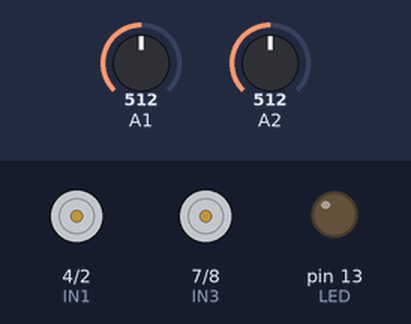
Bench run of a sketch on a simulated Arduino Uno, built with avr-gcc and run on an emulated ATmega328P. Parts: motor-driver pin pairs drawn as motors (green arrow = first pin HIGH = forward, orange = second pin HIGH = backward, longer = more drive, scaled by the enable pin), output pins drawn as LEDs (lit = HIGH). The inputs (shaded band) are chosen by the test bench; at power-on: A2 = 512, A1 = 512.

Above: at 1.2 s.
1.3 s: A2 set to 560
At 1.9 s:
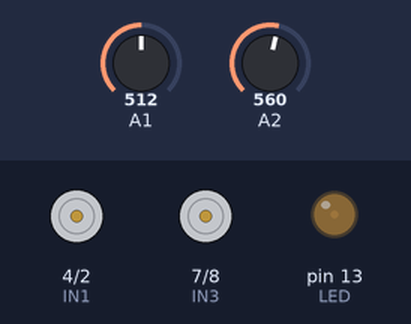
2.8 s: A1 set to 659
4.3 s: A1 set to 682
At 5.1 s:
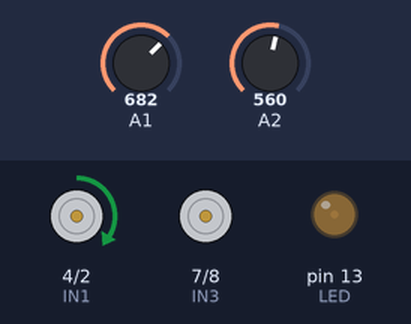
5.8 s: A2 set to 538
At 7.0 s:
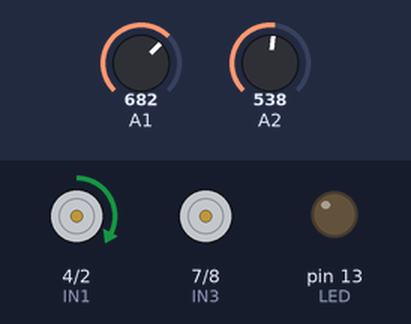
7.3 s: A2 set to 460
At 7.6 s:
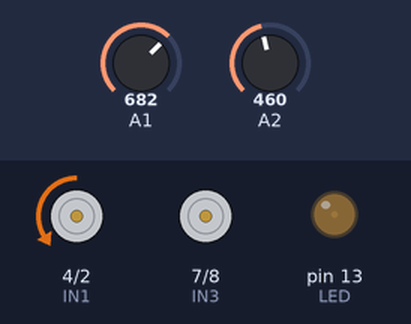
8.8 s: A1 set to 540
At 9.7 s:
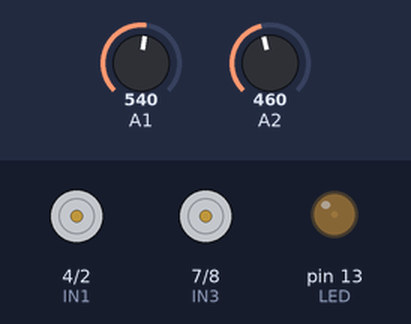
Timing chart, 0 to 11.3 s (numbered marks = the images above; inputs shaded):
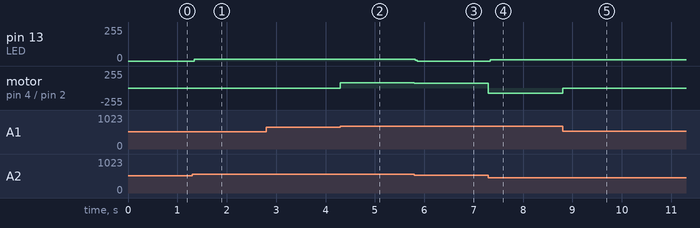

The sketch:

motor_test2.ino
```cpp
#define IN1 4  // PD4
#define IN2 2  // PD2
#define ENA 3  // PD3
#define IN3 7  // PD7
#define IN4 8  // PD8
#define ENB 6  // PD6
#define LED 13 // Built-in LED

int motorSpeedA = 0;
int motorSpeedB = 0;

// initializing pins
void setup() {
  // motor pins
  pinMode(IN1, OUTPUT);
  pinMode(IN2, OUTPUT);
  pinMode(IN3, OUTPUT);
  pinMode(IN4, OUTPUT);
  // PWM pins for motor speed
  pinMode(ENA, OUTPUT);
  pinMode(ENB, OUTPUT);
  // LED pin for indicator
  pinMode(LED, OUTPUT);

  // Ensure all motors are stopped at the beginning
  digitalWrite(IN1, LOW);
  digitalWrite(IN2, LOW);
  digitalWrite(IN3, LOW);
  digitalWrite(IN4, LOW);
  analogWrite(ENA, 0);  // Motor A speed = 0
  analogWrite(ENB, 0);  // Motor B speed = 0
  Serial.begin(9600); // Initialize serial communication
}

void loop() {
  int xAxis = analogRead(A1); // Read x-axis
  int yAxis = analogRead(A2); // Read y-axis

  // Y axis used to drive forward and backward
  if (yAxis < 470) {
    // Motor backward
    digitalWrite(LED, HIGH);
    digitalWrite(IN1, LOW);
    digitalWrite(IN2, HIGH);
    digitalWrite(IN3, LOW);
    digitalWrite(IN4, HIGH);
    digitalWrite(LED, LOW);
    // Convert the declining Y-axis readings for going backward from
    // 470 to 0 into 0 to 255 value for the PWM signal for increasing the motor speed
    motorSpeedA = map(yAxis, 470, 0, 0, 255);
    motorSpeedB = map(yAxis, 470, 0, 0, 255);
  } else if (yAxis > 550) {
    // motor forward
    digitalWrite(LED, HIGH);
    digitalWrite(IN1, HIGH);
    digitalWrite(IN2, LOW);
    digitalWrite(IN3, HIGH);
    digitalWrite(IN4, LOW);
    digitalWrite(LED, LOW);
    // Convert the increasing Y-axis readings for going forward from
    // 550 to 1023 into 0 to 255 value for the PWM signal for increasing the motor speed
    motorSpeedA = map(yAxis, 550, 1023, 0, 255);
    motorSpeedB = map(yAxis, 550, 1023, 0, 255);
  } else {
    // if joystick is at the center

    // motor stops
    motorSpeedA = 0;
    motorSpeedB = 0;
  }

  // x axis used for left and right controls

  // turning left
  if (xAxis < 470) {
    // Convert the declining X-axis readings from 470 to 0 into increasing 0 to 255 value
    int xMapped = map(xAxis, 470, 0, 0, 255);
    // Move to left - decrease left motor speed, increase right motor speed
    motorSpeedA = motorSpeedA - xMapped;
    motorSpeedB = motorSpeedB + xMapped;
    // Confine the range from 0 to 255
    if (motorSpeedA < 0) {
      motorSpeedA = 0;
    }
    if (motorSpeedB > 255) {
      motorSpeedB = 255;
    }
  }

  // turning right
  if (xAxis > 550 ) {
    // Convert the increasing X-axis readings from 550 to 1023 into increasing 0 to 255 value
    int xMapped = map(xAxis, 550, 1023, 0, 255);
    // Move to right - increase left motor speed, decrease right motor speed
    motorSpeedA = motorSpeedA + xMapped;
    motorSpeedB = motorSpeedB - xMapped;
    // Confine the range from 0 to 255
    if (motorSpeedA > 255) {
      motorSpeedA = 255;
    }
    if (motorSpeedB < 0) {
      motorSpeedB = 0;
    }
  }

  // Prevent buzzing at low speeds
  if (motorSpeedA < 70) {
    motorSpeedA = 0;
  }
  if (motorSpeedB < 70) {
    motorSpeedB = 0;
  }

  // Send PWM signals to motors
  analogWrite(ENA, motorSpeedA); //send PWM to motor A
  analogWrite(ENB, motorSpeedB); //send PWM to motor B
}
```

Measured:
- the behaviour switches between 670 and 671 on A1 (found by bisection; images 1 and 2)
- after the input at 1.3 s, pin 13 (LED): 0/255 → 12/255 at once
- after the input at 2.8 s, every drawn part: stays the same
- after the input at 4.3 s, motor on pin 4 (IN1) / pin 2 (IN2): stopped → forward 76/255 at once
- after the input at 5.8 s, pin 13 (LED): 12/255 → 0/255 at once; motor on pin 4 (IN1) / pin 2 (IN2): forward 76/255 → forward 71/255 at once
- after the input at 7.3 s, pin 13 (LED): 0/255 → 10/255 at once; motor on pin 4 (IN1) / pin 2 (IN2): forward 71/255 → backward 76/255 at once
- after the input at 8.8 s, motor on pin 4 (IN1) / pin 2 (IN2): backward 76/255 → stopped at once
